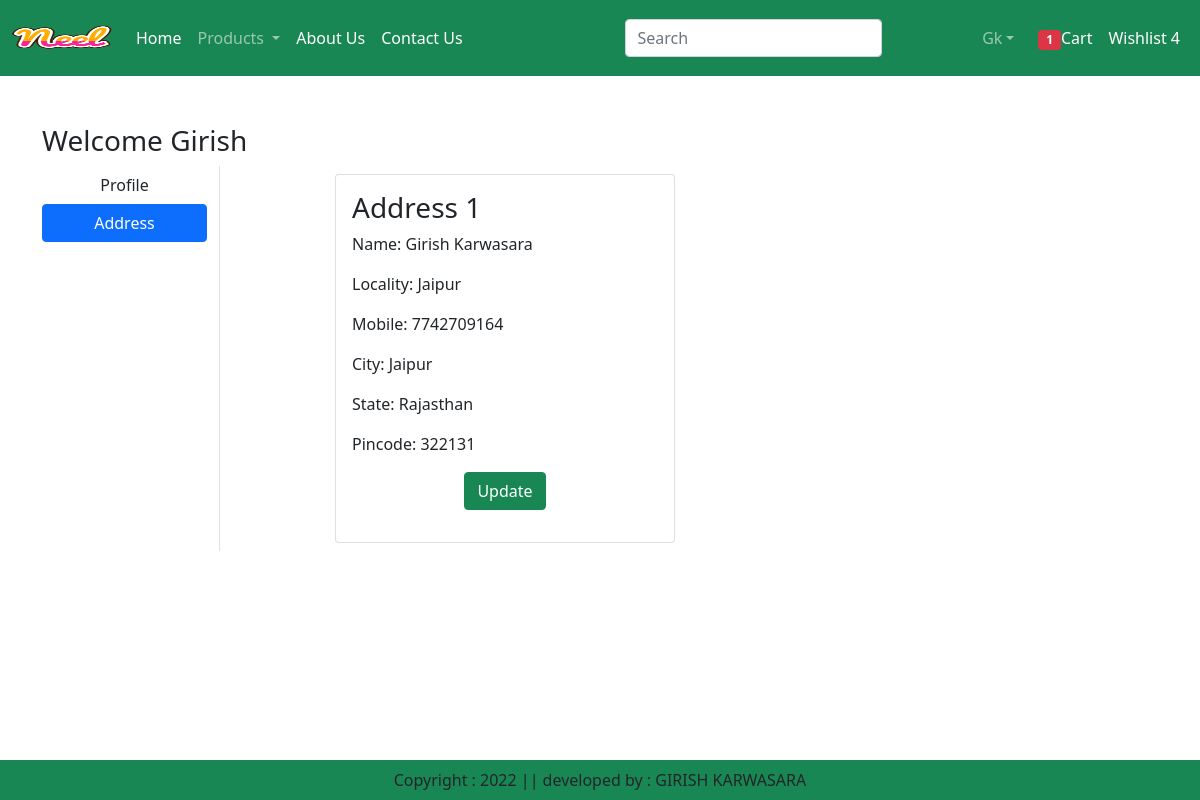
The app's page /address/ (signed in) with its own data.
### website/models.py (models this page shows, shortened)
class Customer(models.Model):
    user = models.ForeignKey(User, on_delete=models.CASCADE)
    name = models.CharField(max_length=200)
    locality = models.CharField(max_length=200)
    city = models.CharField(max_length=50)
    mobile = models.IntegerField(default=0)
    zipcode = models.IntegerField(default=0)
    state = models.CharField(choices=STATE_CHOICES,max_length=100)

### website/views.py (the view)
# urls.py: path('address/',address,name='address'),
@login_required
def address(request):
    totalitem = 0
    if request.user.is_authenticated:
        totalitem = len(Cart.objects.filter(user=request.user))
    add = Customer.objects.filter(user=request.user)
    return render(request, 'address.html', locals())

### website/templates/address.html (shortened to what this page needs)
{% extends 'base.html' %}
{% load static %}
{% block main-content %}
<div class="container my-5">
    <div class="row">
        <h3>Welcome <span class="text-capitalize">{{request.user}}</span></h3>
        <div class="col-sm-2 border-end">
            <ul class="list-unstyled">
                <li class="d-grid"><a href="{% url 'profile' %}" class="btn ">Profile</a></li>
                <li class="d-grid"><a href="{% url 'address' %}" class="btn btn-primary">Address</a></li>
            </ul>
        </div>
        <div class="col-sm-8 offset-sm-1">
            <div class="row">
                {% for ad in add %}
                <div class="col-sm-6" >
                <div class="card m-2" >
                <div class="card-body" >
                <h3>Address {{forloop.counter}}</h3>
                <p>Name: {{ad.name}}</p>
                <p>Locality: {{ad.locality}}</p>
                <p>Mobile: {{ad.mobile}}</p>
                <p>City: {{ad.city}}</p>
                <p>State: {{ad.state}}</p>
                <p>Pincode: {{ad.zipcode}}</p>
                <p class="text-center"><a href="{% url 'updateAddress' pk=ad.id %}" type="button" class="btn btn-success">Update</a></p>
                </div>
                </div>
                </div>
                {% endfor %}
            </div>
        </div>
</div>
{% endblock main-content %}

### records on screen
Customer: name "Girish Karwasara", locality "Jaipur", mobile "7742709164", city "Jaipur", state "Rajasthan", zipcode "322131"

### other values on screen
{{ totalitem }} "1"
{{ request.user }} "Girish"
